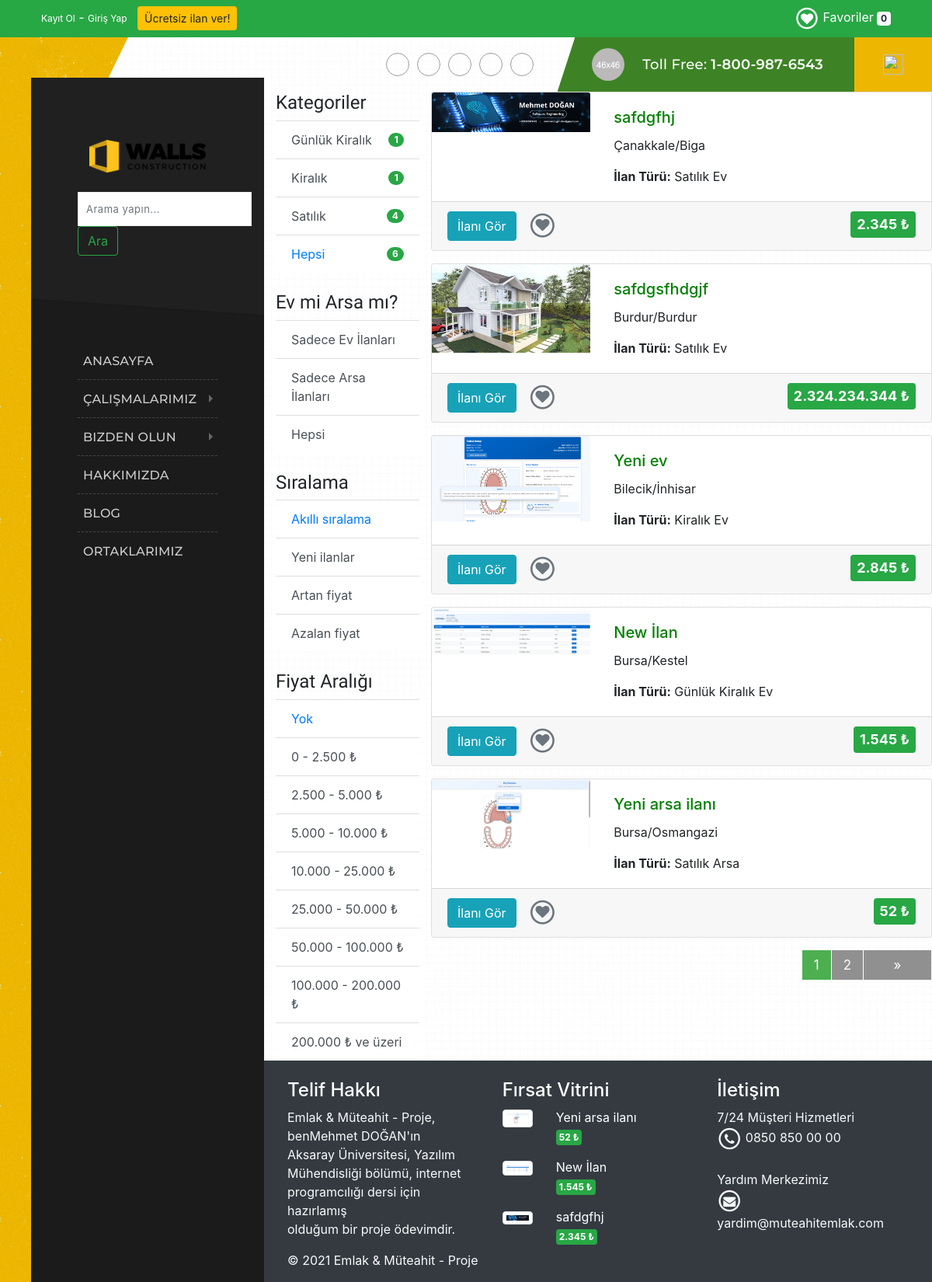
/urunler.php, run on the app's committed database.
### tables this page shows
CREATE TABLE `logo` (
  `logo_id` int NOT NULL AUTO_INCREMENT,
  `logo_aciklama` varchar(50) NOT NULL,
  `logo_baglanti` varchar(500) NOT NULL,
  `logo_k_durum` int NOT NULL,
  PRIMARY KEY (`logo_id`)
);

CREATE TABLE `kategoriler` (
  `id` int NOT NULL AUTO_INCREMENT,
  `kategoriadi` varchar(128) NOT NULL,
  `aciklama` text NOT NULL,
  PRIMARY KEY (`id`)
);

CREATE TABLE `urunler` (
  `id` int NOT NULL AUTO_INCREMENT,
  `urunadi` varchar(128) NOT NULL,
  `il_id` int NOT NULL,
  `ilce_id` int NOT NULL,
  `evarsa_id` int NOT NULL,
  `aciklama` text NOT NULL,
  `fiyat` double NOT NULL,
  `giris_tarihi` datetime NOT NULL,
  `dzltm_tarihi` timestamp NOT NULL DEFAULT CURRENT_TIMESTAMP ON UPDATE CURRENT_TIMESTAMP,
  `resim` varchar(128) DEFAULT NULL,
  `resim_iki` varchar(128) NOT NULL,
  `resim_uc` varchar(128) NOT NULL,
  `resim_dort` varchar(128) NOT NULL,
  `kategori_id` int DEFAULT NULL,
  `onay` varchar(1) NOT NULL DEFAULT '0',
  PRIMARY KEY (`id`),
  KEY `fk_kategori_id` (`kategori_id`),
  KEY `fk_evarsa_id` (`evarsa_id`),
  KEY `fk_il_id` (`il_id`),
  KEY `fk_ilce_id` (`ilce_id`),
  CONSTRAINT `fk_kategori_id` FOREIGN KEY (`kategori_id`) REFERENCES `kategoriler` (`id`)
);

CREATE TABLE `il` (
  `id` int NOT NULL,
  `sehir` varchar(50) DEFAULT NULL,
  PRIMARY KEY (`id`)
);

CREATE TABLE `ilce` (
  `id` int NOT NULL,
  `ilce` varchar(55) DEFAULT NULL,
  `il_id` int NOT NULL,
  PRIMARY KEY (`id`),
  KEY `fk_il_id` (`il_id`) USING BTREE
);

CREATE TABLE `evarsa` (
  `id` int NOT NULL AUTO_INCREMENT,
  `ilanTuru` varchar(50) NOT NULL,
  PRIMARY KEY (`id`)
);

### urunler.php (the view, shortened to what the rows shown need)
<?php include "header.php"; ?>
<div class="container mt-4">
	<div class="row">
		<div class="col-md-3">
			<div>
				<ul class="list-group list-group-flush">
					<?php
					$sayfa = isset($_GET['sayfa']) ? $_GET['sayfa'] : 1;
					$sayfa_kayit_sayisi = 5;
					$ilk_kayit_no = ($sayfa_kayit_sayisi * $sayfa) - $sayfa_kayit_sayisi;
					$aranan = isset($_GET["aranan"]) ? $_GET["aranan"] : "";
					$kategori = isset($_GET["id"]) ? $_GET["id"] : "";
					$siralama = isset($_GET["siralama"]) ? $_GET["siralama"] : "akilli";
					$fiyat = isset($_GET["fiyat"]) ? $_GET["fiyat"] : "0";
					$evarsa_id = isset($_GET["evarsa_id"]) ? $_GET["evarsa_id"] : "3";
					$parametre = "&aranan=$aranan&siralama=$siralama&fiyat=$fiyat&evarsa_id=$evarsa_id&sayfa=1";
					include 'config/vtabani.php';
					$sorgu = 'SELECT kategoriler.*, COUNT(urunler.id) AS adet FROM kategoriler LEFT JOIN urunler ON kategoriler.id=urunler.kategori_id WHERE urunler.onay="1" GROUP BY kategoriler.id ORDER BY kategoriler.kategoriadi';
					$stmt = $con->prepare($sorgu);
					$stmt->execute();
					$veri = $stmt->fetchAll(PDO::FETCH_ASSOC);
					$toplam = 0;
					foreach ($veri as $kayit) { ?>
						<a href="urunler.php?id=<?php echo $kayit["id"];
												echo $parametre ?>" class="list-group-item d-flex justify-content-between align-items-center list-group-item-action<?php echo $kategori == $kayit["id"] ? "active" : ""; ?>"> <?php echo $kayit["kategoriadi"]; ?>
							<span class="badge badge-success badge-pill"><?php echo $kayit["adet"] ?></span>
						</a>
					<?php $toplam += $kayit["adet"];
					} ?>
					<a href="urunler.php?id=<?php echo $parametre ?>" class="list-group-item d-flex justify-content-between align-items-center list-group-item-action<?php echo $kategori == "" ? "active" : ""; ?>">Hepsi
						<span class="badge badge-success badge-pill"><?php echo $toplam ?></span>
					</a>
				</ul>
			</div>
		</div>
		<div class="col-md-9">
			<div class="row">
				<?php
				switch ($siralama) {
					default:
						$orderby = "dzltm_tarihi desc";
				}
				if ($aranan != "") $where3 = "urunadi like '%$aranan%'";
				else $where3 = "urunadi like '%'";
				if (isset($where1) && isset($where2) && isset($where_evarsa_id)) {
					$where = "(" . $where1 . ") and (" . $where2 . ") and (" . $where3 . ") and (" . $where_evarsa_id . ")";
				} elseif (isset($where2) && isset($where_evarsa_id)) {
					$where = "(" . $where_evarsa_id . ") and (" . $where2 . ") and (" . $where3 . ")";
				} elseif (isset($where1) && isset($where_evarsa_id)) {
					$where = "(" . $where1 . ") and (" . $where3 . ") and (" . $where_evarsa_id . ")";
				} elseif (isset($where1)) {
					$where = "(" . $where1 . ") and (" . $where3 . ")";
				} elseif (isset($where2)) {
					$where = "(" . $where2 . ") and (" . $where3 . ")";
				} elseif (isset($where_evarsa_id)) {
					$where = "(" . $where_evarsa_id . ") and (" . $where3 . ")";
				} else {
					$where = $where3;
				}
				include 'config/vtabani.php';
				$sorgu = "SELECT urunler.*, il.sehir, ilce.ilce, evarsa.ilanTuru, kategoriler.kategoriadi
 FROM urunler
 LEFT JOIN il ON urunler.il_id=il.id
 LEFT JOIN ilce ON urunler.ilce_id=ilce.id
 LEFT JOIN evarsa ON urunler.evarsa_id=evarsa.id
 LEFT JOIN kategoriler ON urunler.kategori_id=kategoriler.id
 WHERE urunler.onay='1' AND $where ORDER BY $orderby LIMIT :ilk_kayit_no, :sayfa_kayit_sayisi";
				$stmt = $con->prepare($sorgu);
				$stmt->bindParam(":ilk_kayit_no", $ilk_kayit_no, PDO::PARAM_INT);
				$stmt->bindParam(":sayfa_kayit_sayisi", $sayfa_kayit_sayisi, PDO::PARAM_INT);
				$stmt->execute();
				$veri = $stmt->fetchAll(PDO::FETCH_ASSOC);
				$sayi = $stmt->rowCount();
				if ($sayi > 0) {
					foreach ($veri as $kayit) { ?>
						<div class="card mb-3" style="max-width: 940px;">
							<div class="row no-gutters">
								<div class="col-md-4">
									<a href="urundetay.php?id=<?php echo $kayit['id'] ?>">
										<?php echo $kayit['resim'] ? "<img src='content/images/" . $kayit['resim'] . "' alt='" . $kayit['urunadi'] . "' style='max-height:100%;max-width:95%;' class='card-img-top' />" : "<img src='content/images/gorsel-yok.jpg' style='max-height:100%;max-width:95%;' class='card-img-top' />"; ?>
									</a>
								</div>
								<div class="col-md-8">
									<div class="card-body">
										<a href="urundetay.php?id=<?php echo $kayit['id'] ?>" style="color:green;">
											<h5 class="card-title"><?php echo  $kayit['urunadi'] ?></h5>
										</a>
										<p class="card-text"><?php echo $kayit['sehir'] . "/" . $kayit['ilce'] ?></p>
										<p class="card-text"><?php echo "<b>İlan Türü:</b> " . $kayit['kategoriadi'] . " " . $kayit['ilanTuru'] ?></p>
									</div>
								</div>
							</div>
							<div class="card-footer text-muted" style="max-width: 940px;">
								<a style="text-decoration:none; color:#212529;" class='btn btn-info text-white pull-left mr-3' href="urundetay.php?id=<?php echo $kayit['id'] ?>">
									İlanı Gör
								</a>
								<a title="Favorile" href="#" style="text-decoration:none;font-size:18px;" class="text-secondary favori-ekle pull-left" id="<?php echo $kayit['id'] ?>">
									<span class="fa-stack fa-1x">
										<i class="fa fa-circle-thin fa-stack-2x"></i>
										<i class="fa fa-heart fa-stack-1x"></i>
									</span></a>
								<span style="font-size:18px;" class="badge badge-success p-2 pull-right"><?php echo number_format($kayit['fiyat'], 0, ',', '.') ?> &#8378;</span>
							</div>
						</div>
					<?php } ?>
			</div>
			<?php
					include_once "sayfalama.php";
				}
			?>
		</div>
	</div>
</div>
<?php include "footer.php"; ?>

### header.php (shortened to what the rows shown need)
<?php
include 'config/vtabani.php';
try {
	$sorgu = "SELECT logo_baglanti FROM logo WHERE logo_k_durum=1";
	$stmt = $con->prepare($sorgu);
	$stmt->execute();
	$kayit = $stmt->fetch(PDO::FETCH_ASSOC);
	$logo_baglanti = $kayit['logo_baglanti'];
}
catch (PDOException $exception) {
	die('HATA: ' . $exception->getMessage());
}
?>
<!DOCTYPE html>
<html lang="en">
<head>
	<link rel="stylesheet" type="text/css" href="content/css/fontello.css" />
	<link rel="stylesheet" type="text/css" href="content/css/skeleton.css" />
	<link rel="stylesheet" type="text/css" href="content/css/plugins.css" />
	<link rel="stylesheet" type="text/css" href="content/css/base.css" />
	<link rel="stylesheet" type="text/css" href="content/css/main-header.css" />
	<link rel="stylesheet" href="https://stackpath.bootstrapcdn.com/bootstrap/4.1.3/css/bootstrap.min.css">
	<link rel="stylesheet" href="content/css/font-awesome-4.7.0/css/font-awesome.min.css">
	<link rel="stylesheet" type="text/css" href="content/css/style.css">
</head>
<body>
	<div class="buildify_tm_wrapper_all">
		<div class="buildify_tm_wrapper">
			<div class="buildify_tm_leftpart_wrap">
				<div class="buildify_tm_menubar">
					<div class="menu_logo">
						<a href="index.php">
							<img src="content/images/<?php echo $logo_baglanti; ?>" alt="Logo" style="width:150px; position:relative;">
						</a><br>
					</div>
				</div>
			</div>
			<div class="buildify_tm_rightpart_wrap">
				<div class="buildify_tm_rightpart">
					<div class="buildify_tm_content_wrap">
						<div class="buildify_tm_content">

### footer.php (shortened to what the rows shown need)
<link rel="stylesheet" href="content/css/font-awesome-4.7.0/css/font-awesome.min.css">
<div class="container-fluid bg-dark">
	<div class="container pt-4">
		<div class="row">
			<div class="col-md-4">
				<?php
				include 'config/vtabani.php';
				$sorgu = 'SELECT id, urunadi, fiyat, resim FROM urunler WHERE onay="1" ORDER BY fiyat LIMIT 0,3';
				$stmt = $con->prepare($sorgu);
				$stmt->execute();
				$veri = $stmt->fetchAll(PDO::FETCH_ASSOC);
				foreach ($veri as $kayit) { ?>
					<div class="row mb-3">
						<div class="col-md-3">
							<?php echo $kayit['resim'] ? "<img src='content/images/" . $kayit['resim'] . "' alt='" . $kayit['urunadi'] . "' class='img-fluid
img-thumbnail' />" : "<img src='content/images/gorsel-yok.jpg' class='img-fluid img-thumbnail' />"; ?>
						</div>
						<div class="col-md-9">
							<a href="urundetay.php?id=<?php echo $kayit['id'] ?>" class="link1">
								<p class="firsat"><?php echo $kayit['urunadi'] ?></p>
							</a>
							<span class="badge badge-success p-1">
								<?php echo number_format($kayit['fiyat'], 0, ',', '.'); ?> &#8378;</span>
						</div>
					</div>
				<?php }
				?>
			</div>
		</div>
	</div>
</div>
</body>
</html>

### data on the page
logo: logo_baglanti (picture)
kategoriler: kategoriadi "Günlük Kiralık", adet "1"
kategoriler: kategoriadi "Kiralık", adet "1"
kategoriler: kategoriadi "Satılık", adet "4"
urunler: resim (picture), urunadi "safdgfhj", il.sehir "Çanakkale", ilce.ilce "Biga", kategori.kategoriadi "Satılık", evarsa.ilanTuru "Ev", fiyat "2.345"
urunler: resim (picture), urunadi "safdgsfhdgjf", il.sehir "Burdur", ilce.ilce "Burdur", kategori.kategoriadi "Satılık", evarsa.ilanTuru "Ev", fiyat "2.324.234.344"
urunler: resim (picture), urunadi "Yeni ev", il.sehir "Bilecik", ilce.ilce "İnhisar", kategori.kategoriadi "Kiralık", evarsa.ilanTuru "Ev", fiyat "2.845"
urunler: resim (picture), urunadi "New İlan", il.sehir "Bursa", ilce.ilce "Kestel", kategori.kategoriadi "Günlük Kiralık", evarsa.ilanTuru "Ev", fiyat "1.545"
urunler: resim (picture), urunadi "Yeni arsa ilanı", il.sehir "Bursa", ilce.ilce "Osmangazi", kategori.kategoriadi "Satılık", evarsa.ilanTuru "Arsa", fiyat "52"

### other printed values
$urun_sayisi "0"
$toplam "6"
